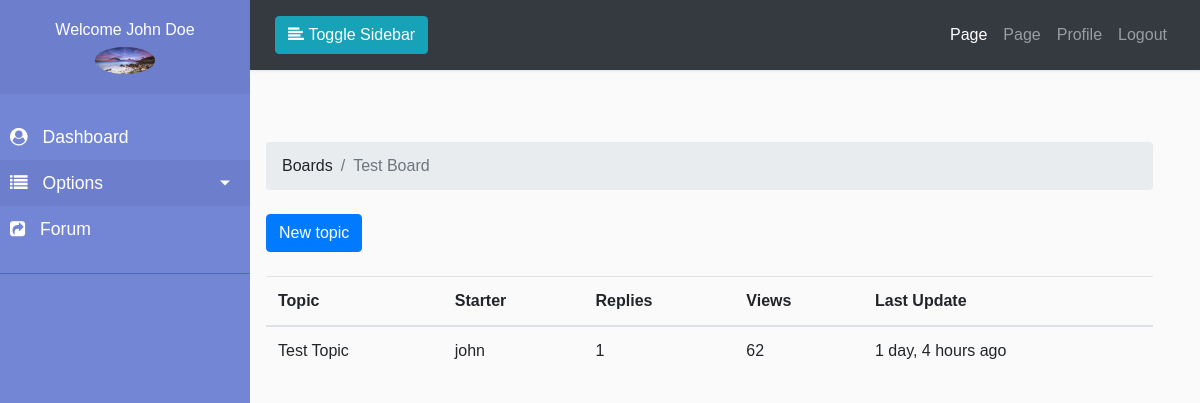
Before: /forum/boards/1/ (signed in) with the older database file.
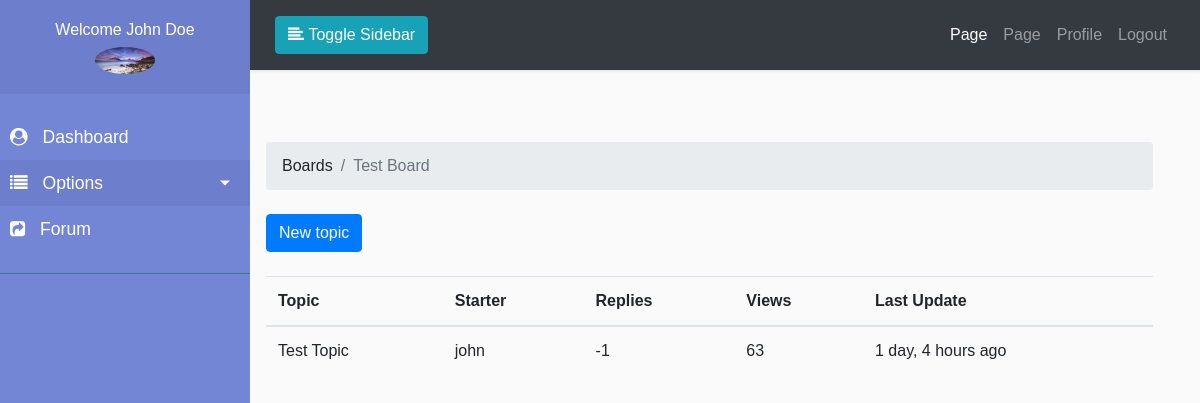
After: the same page with the newer database file.
### boards/models.py (models this page shows, shortened)
class Topic(models.Model):
    subject = models.CharField(max_length=255)
    last_updated = models.DateTimeField(auto_now_add=True)
    board = models.ForeignKey(
        Board, related_name='topics', on_delete=models.CASCADE)
    starter = models.ForeignKey(
        User, related_name='topics', on_delete=models.CASCADE)
    views = models.PositiveIntegerField(default=0)

### boards/views.py (the view)
# urls.py: path('boards/<int:pk>/', views.TopicListView.as_view(), name='board_topics'),
class TopicListView(ListView):
    model = Topic
    context_object_name = 'topics'
    template_name = 'boards/topics.html'
    paginate_by = 20
    def get_context_data(self, **kwargs):
        kwargs['board'] = self.board
        kwargs['title'] = self.board.name
        return super().get_context_data(**kwargs)
    def get_queryset(self):
        self.board = get_object_or_404(Board, pk=self.kwargs.get('pk'))
        queryset = self.board.topics.order_by(
            '-last_updated').annotate(replies=Count('posts') - 1)
        return queryset

### pages/context_processor.py (called while the page is built)
def slider(request):
    all_slider = SliderImage.objects.all()
    return {'all_slider': all_slider}

### templates/boards/topics.html (shortened to what this page needs)
{% extends "dash_base.html" %}
{% load humanize %}
{% block sidebar %}
{% if user.user_profile.user_type == '0'  %}
{% include 'partials/teacher/_sidebar.html' %}
{% elif user.user_profile.user_type == '1' %}
{% include 'partials/student/_sidebar.html' %}
{% endif %}
{% endblock sidebar %}
    {% block breadcrumb %}
      <li class="breadcrumb-item"><a href="{% url 'boards:home' %}">Boards</a></li>
      <li class="breadcrumb-item active">{{ board.name }}</li>
    {% endblock breadcrumb %}
    {% block maincontent %}
        <div class="row">
          <div class="col-md-12">
            <div class="mb-4">
            <a href="{% url 'boards:new_topic' board.pk %}" class="btn btn-primary">New topic</a>
        </div>
        <table class="table">
            <thead class="thead-inverse">
              <tr>
                <th>Topic</th>
                <th>Starter</th>
                <th>Replies</th>
                <th>Views</th>
                <th>Last Update</th>
              </tr>
            </thead>
            <tbody>
              {% for topic in topics %}
                <tr>
                  <td><a href="{% url 'boards:topic_posts' board.pk topic.pk %}">{{ topic.subject }}</a></td>
                  <td>{{ topic.starter.username }}</td>
                  <td>
                    {{ topic.replies }}
                  </td>
                  <td>
                    {{ topic.views }}
                  </td>
                  <td>{{ topic.last_updated|naturaltime  }}</td>
                </tr>
              {% endfor %}
            </tbody>
          </table>
          </div>
        </div>
    {% endblock maincontent %}

Changed rows visible on the page:
changed Topic "Test Topic": replies "1" → "-1"; views "62" → "63"
